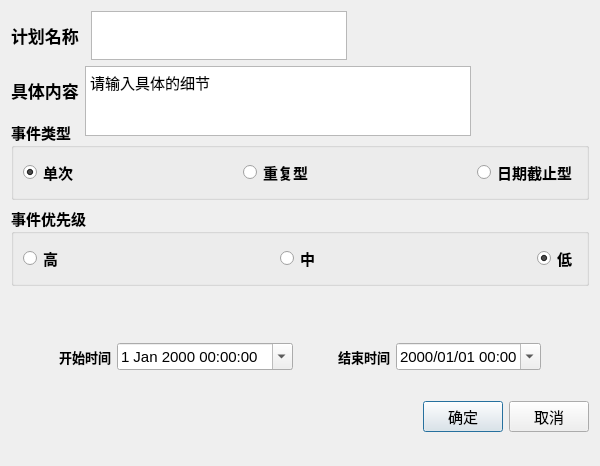
<?xml version="1.0" encoding="UTF-8"?>
<ui version="4.0">
 <class>Task</class>
 <widget class="QDialog" name="Task">
  <property name="geometry">
   <rect>
    <x>0</x>
    <y>0</y>
    <width>600</width>
    <height>466</height>
   </rect>
  </property>
  <property name="minimumSize">
   <size>
    <width>600</width>
    <height>400</height>
   </size>
  </property>
  <property name="font">
   <font>
    <pointsize>11</pointsize>
   </font>
  </property>
  <property name="windowTitle">
   <string>add/modifyTask</string>
  </property>
  <property name="windowIcon">
   <iconset resource="resource.qrc">
    <normaloff>:/icons/widgets_icons/document.png</normaloff>:/icons/widgets_icons/document.png</iconset>
  </property>
  <layout class="QVBoxLayout" name="verticalLayout_3">
   <item>
    <layout class="QVBoxLayout" name="verticalLayout">
     <item>
      <layout class="QGridLayout" name="gridLayout_2">
       <item row="0" column="3">
        <spacer name="horizontalSpacer_12">
         <property name="orientation">
          <enum>Qt::Horizontal</enum>
         </property>
         <property name="sizeHint" stdset="0">
          <size>
           <width>40</width>
           <height>20</height>
          </size>
         </property>
        </spacer>
       </item>
       <item row="1" column="4">
        <spacer name="horizontalSpacer_14">
         <property name="orientation">
          <enum>Qt::Horizontal</enum>
         </property>
         <property name="sizeHint" stdset="0">
          <size>
           <width>40</width>
           <height>20</height>
          </size>
         </property>
        </spacer>
       </item>
       <item row="0" column="2">
        <widget class="QPlainTextEdit" name="plainTextEdit_Name">
         <property name="maximumSize">
          <size>
           <width>16777215</width>
           <height>100</height>
          </size>
         </property>
        </widget>
       </item>
       <item row="1" column="0">
        <widget class="QLabel" name="ToDo_2">
         <property name="font">
          <font>
           <family>仿宋</family>
           <pointsize>13</pointsize>
           <bold>true</bold>
          </font>
         </property>
         <property name="text">
          <string>具体内容</string>
         </property>
        </widget>
       </item>
       <item row="1" column="1" colspan="3">
        <widget class="QPlainTextEdit" name="plainTextEdit_Details">
         <property name="minimumSize">
          <size>
           <width>0</width>
           <height>70</height>
          </size>
         </property>
         <property name="maximumSize">
          <size>
           <width>100000</width>
           <height>300</height>
          </size>
         </property>
         <property name="sizeAdjustPolicy">
          <enum>QAbstractScrollArea::AdjustIgnored</enum>
         </property>
         <property name="plainText">
          <string>请输入具体的细节</string>
         </property>
        </widget>
       </item>
       <item row="0" column="0">
        <widget class="QLabel" name="ToDo">
         <property name="font">
          <font>
           <family>仿宋</family>
           <pointsize>13</pointsize>
           <bold>true</bold>
          </font>
         </property>
         <property name="text">
          <string>计划名称</string>
         </property>
        </widget>
       </item>
      </layout>
     </item>
     <item>
      <widget class="QGroupBox" name="groupBox_type">
       <property name="sizePolicy">
        <sizepolicy hsizetype="Preferred" vsizetype="Preferred">
         <horstretch>0</horstretch>
         <verstretch>1</verstretch>
        </sizepolicy>
       </property>
       <property name="minimumSize">
        <size>
         <width>0</width>
         <height>80</height>
        </size>
       </property>
       <property name="font">
        <font>
         <family>仿宋</family>
         <pointsize>11</pointsize>
         <bold>true</bold>
        </font>
       </property>
       <property name="title">
        <string>事件类型</string>
       </property>
       <layout class="QHBoxLayout" name="horizontalLayout_5">
        <item>
         <layout class="QHBoxLayout" name="horizontalLayout_2">
          <item>
           <widget class="QRadioButton" name="radioButton_Once">
            <property name="font">
             <font>
              <family>仿宋</family>
              <pointsize>11</pointsize>
              <bold>true</bold>
             </font>
            </property>
            <property name="text">
             <string>单次</string>
            </property>
            <property name="checked">
             <bool>true</bool>
            </property>
           </widget>
          </item>
          <item>
           <spacer name="horizontalSpacer">
            <property name="orientation">
             <enum>Qt::Horizontal</enum>
            </property>
            <property name="sizeHint" stdset="0">
             <size>
              <width>40</width>
              <height>20</height>
             </size>
            </property>
           </spacer>
          </item>
          <item>
           <widget class="QRadioButton" name="radioButton_Repeat">
            <property name="text">
             <string>重复型</string>
            </property>
           </widget>
          </item>
          <item>
           <spacer name="horizontalSpacer_2">
            <property name="orientation">
             <enum>Qt::Horizontal</enum>
            </property>
            <property name="sizeHint" stdset="0">
             <size>
              <width>40</width>
              <height>20</height>
             </size>
            </property>
           </spacer>
          </item>
          <item>
           <widget class="QRadioButton" name="radioButton_Deadline">
            <property name="text">
             <string>日期截止型</string>
            </property>
           </widget>
          </item>
         </layout>
        </item>
       </layout>
      </widget>
     </item>
     <item>
      <widget class="QGroupBox" name="groupBox_priority">
       <property name="sizePolicy">
        <sizepolicy hsizetype="Preferred" vsizetype="Preferred">
         <horstretch>0</horstretch>
         <verstretch>1</verstretch>
        </sizepolicy>
       </property>
       <property name="minimumSize">
        <size>
         <width>0</width>
         <height>80</height>
        </size>
       </property>
       <property name="font">
        <font>
         <family>仿宋</family>
         <pointsize>11</pointsize>
         <bold>true</bold>
        </font>
       </property>
       <property name="title">
        <string>事件优先级</string>
       </property>
       <layout class="QHBoxLayout" name="horizontalLayout_6">
        <item>
         <layout class="QHBoxLayout" name="horizontalLayout_3">
          <item>
           <widget class="QRadioButton" name="radioButton_high">
            <property name="text">
             <string>高</string>
            </property>
            <property name="icon">
             <iconset resource="resource.qrc">
              <normaloff>:/icons/widgets_icons/icons8-red-circle-48.png</normaloff>:/icons/widgets_icons/icons8-red-circle-48.png</iconset>
            </property>
           </widget>
          </item>
          <item>
           <spacer name="horizontalSpacer_3">
            <property name="orientation">
             <enum>Qt::Horizontal</enum>
            </property>
            <property name="sizeHint" stdset="0">
             <size>
              <width>40</width>
              <height>20</height>
             </size>
            </property>
           </spacer>
          </item>
          <item>
           <widget class="QRadioButton" name="radioButton_medium">
            <property name="text">
             <string>中</string>
            </property>
            <property name="icon">
             <iconset resource="resource.qrc">
              <normaloff>:/icons/widgets_icons/icons8-yellow-circle-48.png</normaloff>:/icons/widgets_icons/icons8-yellow-circle-48.png</iconset>
            </property>
           </widget>
          </item>
          <item>
           <spacer name="horizontalSpacer_4">
            <property name="orientation">
             <enum>Qt::Horizontal</enum>
            </property>
            <property name="sizeHint" stdset="0">
             <size>
              <width>40</width>
              <height>20</height>
             </size>
            </property>
           </spacer>
          </item>
          <item>
           <widget class="QRadioButton" name="radioButton_low">
            <property name="text">
             <string>低</string>
            </property>
            <property name="icon">
             <iconset resource="resource.qrc">
              <normaloff>:/icons/widgets_icons/icons8-green-67.png</normaloff>:/icons/widgets_icons/icons8-green-67.png</iconset>
            </property>
            <property name="checked">
             <bool>true</bool>
            </property>
           </widget>
          </item>
         </layout>
        </item>
       </layout>
      </widget>
     </item>
     <item>
      <widget class="QStackedWidget" name="stackedWidget_types">
       <property name="minimumSize">
        <size>
         <width>0</width>
         <height>130</height>
        </size>
       </property>
       <property name="currentIndex">
        <number>0</number>
       </property>
       <widget class="QWidget" name="page_Once">
        <layout class="QHBoxLayout" name="horizontalLayout_7">
         <item>
          <spacer name="horizontalSpacer_7">
           <property name="orientation">
            <enum>Qt::Horizontal</enum>
           </property>
           <property name="sizeHint" stdset="0">
            <size>
             <width>56</width>
             <height>20</height>
            </size>
           </property>
          </spacer>
         </item>
         <item>
          <widget class="QLabel" name="label_start">
           <property name="font">
            <font>
             <family>仿宋</family>
             <pointsize>10</pointsize>
             <bold>true</bold>
            </font>
           </property>
           <property name="text">
            <string>开始时间</string>
           </property>
          </widget>
         </item>
         <item>
          <widget class="QDateTimeEdit" name="dateTimeEdit_start_once">
           <property name="calendarPopup">
            <bool>true</bool>
           </property>
          </widget>
         </item>
         <item>
          <spacer name="horizontalSpacer_6">
           <property name="orientation">
            <enum>Qt::Horizontal</enum>
           </property>
           <property name="sizeHint" stdset="0">
            <size>
             <width>57</width>
             <height>20</height>
            </size>
           </property>
          </spacer>
         </item>
         <item>
          <widget class="QLabel" name="label_end">
           <property name="font">
            <font>
             <family>仿宋</family>
             <pointsize>10</pointsize>
             <bold>true</bold>
            </font>
           </property>
           <property name="text">
            <string>结束时间</string>
           </property>
          </widget>
         </item>
         <item>
          <widget class="QDateTimeEdit" name="dateTimeEdit_end_once">
           <property name="displayFormat">
            <string>yyyy/MM/dd HH:mm</string>
           </property>
           <property name="calendarPopup">
            <bool>true</bool>
           </property>
          </widget>
         </item>
         <item>
          <spacer name="horizontalSpacer_8">
           <property name="orientation">
            <enum>Qt::Horizontal</enum>
           </property>
           <property name="sizeHint" stdset="0">
            <size>
             <width>56</width>
             <height>20</height>
            </size>
           </property>
          </spacer>
         </item>
        </layout>
       </widget>
       <widget class="QWidget" name="page_Repeat">
        <layout class="QVBoxLayout" name="verticalLayout_2">
         <item>
          <layout class="QHBoxLayout" name="horizontalLayout_8">
           <item>
            <widget class="QLabel" name="label_startDate">
             <property name="font">
              <font>
               <family>仿宋</family>
               <pointsize>10</pointsize>
               <bold>true</bold>
              </font>
             </property>
             <property name="text">
              <string>开始日期</string>
             </property>
            </widget>
           </item>
           <item>
            <widget class="QDateEdit" name="dateEdit_start_repeat">
             <property name="calendarPopup">
              <bool>true</bool>
             </property>
            </widget>
           </item>
           <item>
            <widget class="QLabel" name="label_endDate">
             <property name="font">
              <font>
               <family>仿宋</family>
               <pointsize>10</pointsize>
               <bold>true</bold>
              </font>
             </property>
             <property name="text">
              <string>结束日期</string>
             </property>
            </widget>
           </item>
           <item>
            <widget class="QDateEdit" name="dateEdit_end_repeat">
             <property name="calendarPopup">
              <bool>true</bool>
             </property>
            </widget>
           </item>
           <item>
            <widget class="QLabel" name="label_start_5">
             <property name="font">
              <font>
               <family>仿宋</family>
               <pointsize>10</pointsize>
               <bold>true</bold>
              </font>
             </property>
             <property name="text">
              <string>的</string>
             </property>
            </widget>
           </item>
           <item>
            <widget class="QTimeEdit" name="timeEdit_start_repeat"/>
           </item>
           <item>
            <widget class="QLabel" name="label_start_6">
             <property name="font">
              <font>
               <family>仿宋</family>
               <pointsize>10</pointsize>
               <bold>true</bold>
              </font>
             </property>
             <property name="text">
              <string>到</string>
             </property>
            </widget>
           </item>
           <item>
            <widget class="QTimeEdit" name="timeEdit_end_repeat"/>
           </item>
          </layout>
         </item>
         <item>
          <widget class="QGroupBox" name="groupBox">
           <property name="minimumSize">
            <size>
             <width>0</width>
             <height>60</height>
            </size>
           </property>
           <property name="title">
            <string/>
           </property>
           <layout class="QGridLayout" name="gridLayout">
            <item row="0" column="0">
             <widget class="QCheckBox" name="checkBox_everyDay">
              <property name="text">
               <string>每天</string>
              </property>
              <property name="checked">
               <bool>false</bool>
              </property>
             </widget>
            </item>
            <item row="0" column="1">
             <widget class="QCheckBox" name="checkBox_Monday">
              <property name="text">
               <string>每周一</string>
              </property>
             </widget>
            </item>
            <item row="0" column="2">
             <widget class="QCheckBox" name="checkBox_TuesDay">
              <property name="text">
               <string>每周二</string>
              </property>
             </widget>
            </item>
            <item row="0" column="3">
             <widget class="QCheckBox" name="checkBox_Wednesday">
              <property name="text">
               <string>每周三</string>
              </property>
             </widget>
            </item>
            <item row="1" column="0">
             <widget class="QCheckBox" name="checkBox_Thursday">
              <property name="text">
               <string>每周四</string>
              </property>
             </widget>
            </item>
            <item row="1" column="1">
             <widget class="QCheckBox" name="checkBox_Friday">
              <property name="text">
               <string>每周五</string>
              </property>
             </widget>
            </item>
            <item row="1" column="2">
             <widget class="QCheckBox" name="checkBox_Saturday">
              <property name="text">
               <string>每周六</string>
              </property>
             </widget>
            </item>
            <item row="1" column="3">
             <widget class="QCheckBox" name="checkBox_Sunday">
              <property name="text">
               <string>每周日</string>
              </property>
             </widget>
            </item>
           </layout>
          </widget>
         </item>
        </layout>
       </widget>
       <widget class="QWidget" name="page_Deadline">
        <layout class="QHBoxLayout" name="horizontalLayout_9">
         <item>
          <spacer name="horizontalSpacer_9">
           <property name="orientation">
            <enum>Qt::Horizontal</enum>
           </property>
           <property name="sizeHint" stdset="0">
            <size>
             <width>161</width>
             <height>20</height>
            </size>
           </property>
          </spacer>
         </item>
         <item>
          <widget class="QLabel" name="label_end_deadline">
           <property name="font">
            <font>
             <family>仿宋</family>
             <pointsize>10</pointsize>
             <bold>true</bold>
            </font>
           </property>
           <property name="text">
            <string>截止时间</string>
           </property>
          </widget>
         </item>
         <item>
          <widget class="QDateTimeEdit" name="dateTimeEdit_deadline">
           <property name="calendarPopup">
            <bool>true</bool>
           </property>
          </widget>
         </item>
         <item>
          <spacer name="horizontalSpacer_11">
           <property name="orientation">
            <enum>Qt::Horizontal</enum>
           </property>
           <property name="sizeHint" stdset="0">
            <size>
             <width>160</width>
             <height>20</height>
            </size>
           </property>
          </spacer>
         </item>
        </layout>
       </widget>
      </widget>
     </item>
     <item>
      <layout class="QHBoxLayout" name="horizontalLayout_4">
       <item>
        <spacer name="horizontalSpacer_5">
         <property name="orientation">
          <enum>Qt::Horizontal</enum>
         </property>
         <property name="sizeHint" stdset="0">
          <size>
           <width>40</width>
           <height>20</height>
          </size>
         </property>
        </spacer>
       </item>
       <item>
        <widget class="QPushButton" name="pushButton_accept">
         <property name="text">
          <string>确定</string>
         </property>
         <property name="icon">
          <iconset resource="resource.qrc">
           <normaloff>:/icons/widgets_icons/checkmark-verify-interface-symbol-button.png</normaloff>:/icons/widgets_icons/checkmark-verify-interface-symbol-button.png</iconset>
         </property>
        </widget>
       </item>
       <item>
        <widget class="QPushButton" name="pushButton_cancel">
         <property name="text">
          <string>取消</string>
         </property>
         <property name="icon">
          <iconset resource="resource.qrc">
           <normaloff>:/icons/widgets_icons/close-circular-button-symbol.png</normaloff>:/icons/widgets_icons/close-circular-button-symbol.png</iconset>
         </property>
        </widget>
       </item>
      </layout>
     </item>
    </layout>
   </item>
   <item>
    <widget class="QLabel" name="label">
     <property name="text">
      <string/>
     </property>
    </widget>
   </item>
  </layout>
 </widget>
 <resources>
  <include location="resource.qrc"/>
 </resources>
 <connections/>
</ui>
